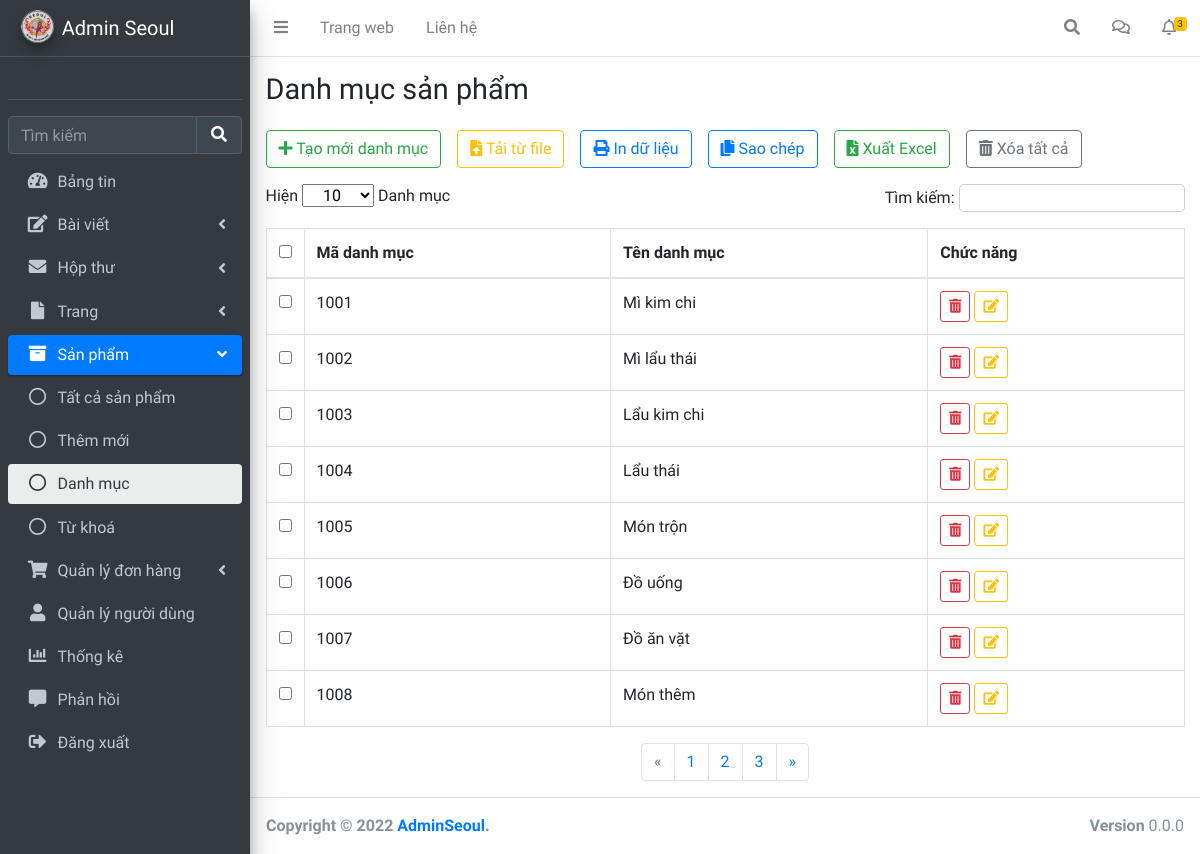
The app's page /Admin/pages/category.php with its own data.
### tables this page shows
CREATE TABLE `category` (
  `id` int(11) NOT NULL,
  `name` varchar(100) NOT NULL
);

### Admin/pages/category.php (the view, shortened to what this page needs)
<!DOCTYPE html>
<html lang="en">
<?php session_start();
include '../../database/config.php';
?>
<head>
  <link rel="stylesheet" href="../../css/fontawesome-free/css/all.min.css">
  <link rel="stylesheet" href="../css/IonIcons.css">
  <link rel="stylesheet" href="../css/adminlte.min.css">
</head>
<body class="hold-transition sidebar-mini">
  <div class="wrapper">
    <nav class="main-header navbar navbar-expand navbar-white navbar-light">
      <ul class="navbar-nav">
        <li class="nav-item">
          <a class="nav-link" data-widget="pushmenu" href="#" role="button"><i class="fas fa-bars"></i></a>
        </li>
        <li class="nav-item d-none d-sm-inline-block">
          <a href="../../index.php" class="nav-link">Trang web</a>
        </li>
        <li class="nav-item d-none d-sm-inline-block">
          <a href="#" class="nav-link">Liên hệ</a>
        </li>
      </ul>
      <ul class="navbar-nav ml-auto">
        <li class="nav-item">
          <a class="nav-link" data-widget="navbar-search" href="#" role="button">
            <i class="fas fa-search"></i>
          </a>
        </li>
        <li class="nav-item dropdown">
          <a class="nav-link" data-bs-toggle="dropdown" href="#">
            <i class="far fa-comments"></i>
          </a>
        </li>
        <li class="nav-item dropdown">
          <a class="nav-link " data-bs-toggle="dropdown" href="#" aria-expanded="false">
            <i class="far fa-bell"></i>
            <span class="badge badge-warning navbar-badge">3</span>
          </a>
        </li>
      </ul>
    </nav>
    <aside class="main-sidebar sidebar-dark-primary elevation-4">
      <a href="../index.php" class="brand-link">
        <img src="../../img/img_index/logo_spicy.png" alt="AdminLTE Logo" class="brand-image img-circle elevation-3" style="opacity: .8">
        <span class="brand-text font-weight-light">Admin Seoul</span>
      </a>
      <div class="sidebar">
        <div class="user-panel mt-3 pb-3 mb-3 d-flex">
          <div class="image">
          </div>
          <div class="info">
          </div>
        </div>
        <div class="form-inline">
          <div class="input-group" data-widget="sidebar-search">
            <input class="form-control form-control-sidebar" type="search" placeholder="Tìm kiếm" aria-label="Search">
            <div class="input-group-append">
              <button class="btn btn-sidebar">
                <i class="fas fa-search fa-fw"></i>
              </button>
            </div>
          </div>
        </div>
        <nav class="mt-2">
          <ul class="nav nav-pills nav-sidebar flex-column" data-widget="treeview" role="menu" data-accordion="false">
            <li class="nav-item ">
              <a href="../index.php" class="nav-link ">
                <i class="nav-icon fas fa-tachometer-alt"></i>
                <p>
                  Bảng tin </p>
              </a>
            </li>
            <li class="nav-item">
              <a href="#" class="nav-link">
                <i class="nav-icon fas fa-edit"></i>
                <p>
                  Bài viết
                  <i class="fas fa-angle-left right"></i>
                </p>
              </a>
            </li>
            <li class="nav-item">
              <a href="#" class="nav-link">
                <i class="nav-icon fas fa-envelope"></i>
                <p>
                  Hộp thư
                  <i class="fas fa-angle-left right"></i>
                </p>
              </a>
            </li>
            <li class="nav-item">
              <a href="#" class="nav-link">
                <i class="nav-icon fas fa-file"></i>
                <p>
                  Trang
                  <i class="fas fa-angle-left right"></i>
                </p>
              </a>
            </li>
            <li class="nav-item menu-open">
              <a href="#" class="nav-link active">
                <i class="nav-icon fas fa-archive"></i>
                <p>
                  Sản phẩm </p>
                <i class="fas fa-angle-left right"></i>
              </a>
              <ul class="nav nav-treeview">
                <li class="nav-item">
                  <a href="./All-product.php" class="nav-link ">
                    <i class="far fa-circle nav-icon"></i>
                    <p>Tất cả sản phẩm</p>
                  </a>
                </li>
                <li class="nav-item">
                  <a href="./add-product.php" class="nav-link">
                    <i class="far fa-circle nav-icon"></i>
                    <p>Thêm mới</p>
                  </a>
                </li>
                <li class="nav-item">
                  <a href="./category.php" class="nav-link active">
                    <i class="far fa-circle nav-icon"></i>
                    <p>Danh mục</p>
                  </a>
                </li>
                <li class="nav-item">
                  <a href="#" class="nav-link ">
                    <i class="far fa-circle nav-icon"></i>
                    <p>Từ khoá</p>
                  </a>
                </li>
              </ul>
            </li>
            <li class="nav-item">
              <a href="#" class="nav-link ">
                <i class="nav-icon fa fa-shopping-cart"></i>
                <p>
                  Quản lý đơn hàng </p>
                <i class="fas fa-angle-left right"></i>
              </a>
            </li>
            <li class="nav-item">
              <a href="./user.php" class="nav-link ">
                <i class="nav-icon fas fa-user"></i>
                <p>
                  Quản lý người dùng </p>
              </a>
            </li>
            <li class="nav-item">
              <a href="./statistical.php" class="nav-link ">
                <i class="nav-icon fas fa-chart-bar"></i>
                <p>
                  Thống kê </p>
              </a>
            </li>
            <li class="nav-item">
              <a href="#" class="nav-link ">
                <i class="nav-icon fas fa-comment-alt"></i>
                <p>
                  Phản hồi </p>
              </a>
            </li>
            <li class="nav-item">
              <a href="../index.php?dangxuat=1" class="nav-link ">
                <i class=" nav-icon fas fa-sign-out-alt"></i></i>
                <p>
                  Đăng xuất </p>
              </a>
            </li>
          </ul>
        </nav>
      </div>
    </aside>
    <div class="content-wrapper">
      <main class="app-content">
        <div class="content-header">
          <div class="container-fluid">
            <div class="row mb-2">
              <div class="col-sm-6">
                <h1 class="m-0">Danh mục sản phẩm</h1>
              </div>
              <div class="col-sm-6">
              </div>
            </div>
          </div>
        </div>
        <div class="row px-2 m-0">
          <div class="col-md-12">
            <div class="tile">
              <div class="tile-body">
                <div class="row element-button m-0">
                  <div class="mr-3 mb-3">
                    <button class="btn btn-outline-success " data-bs-toggle="modal" data-bs-target="#ModalNew" title="Thêm"><i class="fas fa-plus"></i>
                      Tạo mới danh mục</button>
                  </div>
                  <div class="mr-3 mb-3">
                    <a class="btn btn-outline-warning  nhap-tu-file" type="button" title="Nhập"><i class="fas fa-file-upload"></i> Tải từ file</a>
                  </div>
                  <div class="mr-3 mb-3">
                    <a class="btn btn-outline-primary  print-file" type="button" title="In" onclick="myApp.printTable()"><i class="fas fa-print"></i> In dữ liệu</a>
                  </div>
                  <div class="mr-3 mb-3">
                    <a class="btn btn-outline-primary  print-file js-textareacopybtn" type="button" title="Sao chép"><i class="fas fa-copy"></i> Sao chép</a>
                  </div>
                  <div class="mr-3 mb-3">
                    <a class="btn btn-outline-success " href="" title="In"><i class="fas fa-file-excel"></i> Xuất
                      Excel</a>
                  </div>
                  <div class="mr-3 mb-3">
                    <a class="btn btn-outline-secondary " type="button" title="Xóa" onclick="myFunction(this)"><i class="fas fa-trash-alt"></i> Xóa tất cả </a>
                  </div>
                </div>
                <div class="row element-filter mx-0 mb-3">
                  <div class="filter__left col-6 p-0">
                    <span>Hiện</span>
                    <select class="form-select px-3" aria-label="Default select">
                      <option selected>10</option>
                    </select>
                    <span>Danh mục</span>
                  </div>
                  <div class="filter__right col-6 p-0 text-right">
                    <span>Tìm kiếm:</span>
                    <input type="search" placeholder="">
                  </div>
                </div>
                <?php
                $sql_lietke_danhmucsp = "SELECT * FROM category ORDER BY id ASC";
                $query_lietke_danhmucsp = mysqli_query($mysqli, $sql_lietke_danhmucsp);
                ?>
                <table class="table table-hover table-bordered" id="sampleTable">
                  <thead>
                    <tr>
                      <th width="10"><input type="checkbox" id="all"></th>
                      <th>Mã danh mục</th>
                      <th>Tên danh mục</th>
                      <th>Chức năng</th>
                    </tr>
                  </thead>
                  <tbody>
                    <?php
                    while ($row = mysqli_fetch_array($query_lietke_danhmucsp)) {
                    ?>
                      <tr>
                        <td width="10"><input type="checkbox" name="check1" value="1"></td>
                        <td class="id_category"><?php echo $row['id'] ?> </td>
                        <td><?php echo $row['name'] ?></td>
                        <td>
                          <button class="btn btn-outline-danger btn-sm trash" type="button" title="Xóa" data-bs-toggle="modal" data-bs-target="#ModalRM"><i class="fas fa-trash-alt"></i>
                          </button>
                          <button class="btn btn-outline-warning btn-sm edit" type="button" title="Sửa" data-id="<?php echo $row['id']; ?>" data-bs-toggle="modal" data-bs-target="#ModalUP"><i class="fas fa-edit"></i></button>
                        </td>
                      </tr>
                    <?php
                    }
                    ?>
                  </tbody>
                </table>
                <nav aria-label="Page navigation ">
                  <ul class="pagination justify-content-center">
                    <li class="page-item disabled">
                      <a class="page-link " href="#" aria-label="Lùi">
                        <span aria-hidden="true">&laquo;</span>
                      </a>
                    </li>
                    <li class="page-item"><a class="page-link" href="#">1</a></li>
                    <li class="page-item"><a class="page-link" href="#">2</a></li>
                    <li class="page-item"><a class="page-link" href="#">3</a></li>
                    <li class="page-item">
                      <a class="page-link" href="#" aria-label="Tiếp">
                        <span aria-hidden="true">&raquo;</span>
                      </a>
                    </li>
                  </ul>
                </nav>
              </div>
            </div>
          </div>
        </div>
      </main>
    </div>
    <footer class="container-fluid main-footer">
      <strong>Copyright &copy; 2022 <a href="https://adminlte.io">AdminSeoul</a>.</strong>
      <div class="float-right d-none d-sm-inline-block">
        <b>Version</b> 0.0.0
      </div>
    </footer>
  </div>
</body>
</html>

### Admin/pages/category.php (style rules this page uses)
.filter__right input { border-radius: 5px; border: 1px solid #ccc; }
.app-content { background-color: #fff; }

### records on screen
category: id "1001", name "Mì kim chi"
category: id "1002", name "Mì lẩu thái"
category: id "1003", name "Lẩu kim chi"
category: id "1004", name "Lẩu thái"
category: id "1005", name "Món trộn"
category: id "1006", name "Đồ uống"
category: id "1007", name "Đồ ăn vặt"
category: id "1008", name "Món thêm"
